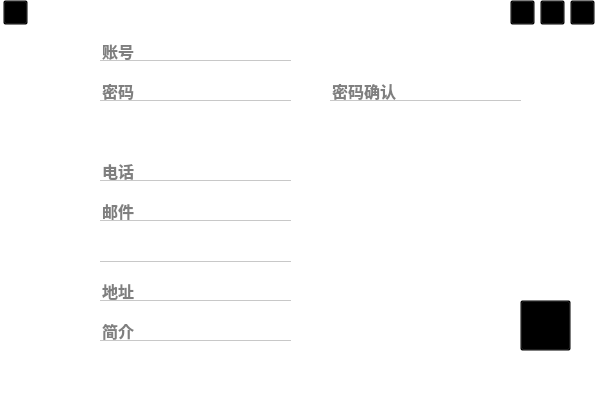
<?xml version="1.0" encoding="UTF-8"?>
<ui version="4.0">
 <class>Signup</class>
 <widget class="QWidget" name="Signup">
  <property name="geometry">
   <rect>
    <x>0</x>
    <y>0</y>
    <width>600</width>
    <height>400</height>
   </rect>
  </property>
  <property name="minimumSize">
   <size>
    <width>600</width>
    <height>400</height>
   </size>
  </property>
  <property name="maximumSize">
   <size>
    <width>600</width>
    <height>400</height>
   </size>
  </property>
  <property name="windowTitle">
   <string>Form</string>
  </property>
  <property name="styleSheet">
   <string notr="true">QWidget
{
	background-color: rgb(255,255,255);
}

QPushButton#xButton
{
	background: transparent;
	border-image: url(:/Image/X.png);
}

QPushButton#minButton
{
	background: transparent;
	border-image: url(:/Image/min.png);
}

QPushButton#settingButton
{
	background: transparent;
	border-image: url(:/Image/setting.png);
}

QPushButton#xButton:hover
{
	background-color: rgba(255, 78, 73, 128);
	border-image: url(:/Image/X 2.png);
}

QPushButton#minButton:hover
{
	background-color: rgba(128, 128, 128, 128);
	border-image: url(:/Image/min 2.png);
}

QPushButton#settingButton:hover
{
	background-color: rgba(128, 128, 128, 128);
	border-image: url(:/Image/setting 2.png);
}

QPushButton#backButton
{
	background: transparent;
	border-image: url(:/Image/arrowleft 2.png);
}

QPushButton#backButton:hover
{
	background-color: rgba(128, 128, 128, 128);
	border-image: url(:/Image/arrowleft.png);
}

QPushButton#confirmButton
{
	background: transparent;
	border-image: url(:/Image/check.png);
}

QLineEdit
{
	background: transparent;
	border: none;
	border-bottom: 1px solid rgb(200, 200, 200);
	font: bold 16px;
}

QLineEdit:hover
{
	border-bottom: 1px solid rgb(255, 255, 255);
}

QLineEdit:focus
{
	border-bottom: 1px solid rgb(150, 249, 255);
}

QLabel#label
{
	background: transparent;
	border-image: url(:/Image/user.png);
}

QLabel#label_2
{
	background: transparent;
	border-image: url(:/Image/gender.png);
}

QLabel#label_3
{
	background: transparent;
	border-image: url(:/Image/locking.png);
}

QLabel#label_4
{
	background: transparent;
	border-image: url(:/Image/phone.png);
}

QLabel#label_5
{
	background: transparent;
	border-image: url(:/Image/work.png);
}

QLabel#label_6
{
	background: transparent;
	border-image: url(:/Image/email.png);
}

QLabel#label_7
{
	background: transparent;
	border-image: url(:/Image/location.png);
}

QLabel#label_8
{
	background: transparent;
	border-image: url(:/Image/edit.png);
}

QRadioButton#radioButton
{
	background: transparent;
	color: white;
}

QRadioButton#radioButton_2
{
	background: transparent;
	color: white;
}

QRadioButton#radioButton_3
{
	background: transparent;
	color: white;
}

QComboBox#workBox
{
	background: transparent;
	border: none;
	border-bottom: 1px solid rgb(200, 200, 200);
	font: bold 16px;
	color: white;
}

QComboBox#workBox:hover
{
	border-bottom: 1px solid rgb(255, 255, 255);
}

QComboBox#workBox:focus
{
	border-bottom: 1px solid rgb(150, 249, 255);
}

QComboBox#workBox::drop-down
{
	min-width: 25px;
	border-image: url(:/Image/down 2.png);
}

QComboBox#workBox::drop-down:hover
{
	border-image: url(:/Image/down.png);
}

QComboBox#workBox::drop-down:checked
{
	border-image: url(:/Image/up.png);
}

QComboBox QAbstractItemView {
	outline: 0px solid rgb(211, 246, 255);   /* 选定项的虚框 */
	border: 1px solid rgb(150, 249, 255);   /* 整个下拉窗体的边框 */
	border-top: 0px;
	background-color: none;   /* 整个下拉窗体的背景色 */
	selection-background-color: rgb(200, 200, 200);   /* 整个下拉窗体被选中项的背景色 */
}</string>
  </property>
  <widget class="QPushButton" name="xButton">
   <property name="geometry">
    <rect>
     <x>570</x>
     <y>0</y>
     <width>25</width>
     <height>25</height>
    </rect>
   </property>
   <property name="styleSheet">
    <string notr="true"/>
   </property>
   <property name="text">
    <string/>
   </property>
  </widget>
  <widget class="QPushButton" name="minButton">
   <property name="geometry">
    <rect>
     <x>540</x>
     <y>0</y>
     <width>25</width>
     <height>25</height>
    </rect>
   </property>
   <property name="text">
    <string/>
   </property>
  </widget>
  <widget class="QLabel" name="labTop">
   <property name="geometry">
    <rect>
     <x>0</x>
     <y>0</y>
     <width>600</width>
     <height>400</height>
    </rect>
   </property>
   <property name="minimumSize">
    <size>
     <width>600</width>
     <height>400</height>
    </size>
   </property>
   <property name="styleSheet">
    <string notr="true"/>
   </property>
   <property name="text">
    <string/>
   </property>
   <property name="pixmap">
    <pixmap resource="src.qrc">:/Image/1.gif</pixmap>
   </property>
   <property name="scaledContents">
    <bool>true</bool>
   </property>
  </widget>
  <widget class="QPushButton" name="settingButton">
   <property name="geometry">
    <rect>
     <x>510</x>
     <y>0</y>
     <width>25</width>
     <height>25</height>
    </rect>
   </property>
   <property name="text">
    <string/>
   </property>
   <property name="iconSize">
    <size>
     <width>16</width>
     <height>16</height>
    </size>
   </property>
  </widget>
  <widget class="QPushButton" name="backButton">
   <property name="geometry">
    <rect>
     <x>3</x>
     <y>0</y>
     <width>25</width>
     <height>25</height>
    </rect>
   </property>
   <property name="text">
    <string/>
   </property>
   <property name="iconSize">
    <size>
     <width>16</width>
     <height>16</height>
    </size>
   </property>
  </widget>
  <widget class="QLabel" name="label">
   <property name="geometry">
    <rect>
     <x>60</x>
     <y>40</y>
     <width>21</width>
     <height>21</height>
    </rect>
   </property>
   <property name="text">
    <string/>
   </property>
  </widget>
  <widget class="QLineEdit" name="lineEdit">
   <property name="geometry">
    <rect>
     <x>100</x>
     <y>40</y>
     <width>191</width>
     <height>21</height>
    </rect>
   </property>
   <property name="placeholderText">
    <string>账号</string>
   </property>
  </widget>
  <widget class="QLabel" name="label_2">
   <property name="geometry">
    <rect>
     <x>60</x>
     <y>120</y>
     <width>21</width>
     <height>21</height>
    </rect>
   </property>
   <property name="text">
    <string/>
   </property>
  </widget>
  <widget class="QLineEdit" name="lineEdit_3">
   <property name="geometry">
    <rect>
     <x>100</x>
     <y>200</y>
     <width>191</width>
     <height>21</height>
    </rect>
   </property>
   <property name="placeholderText">
    <string>邮件</string>
   </property>
  </widget>
  <widget class="QLabel" name="label_3">
   <property name="geometry">
    <rect>
     <x>60</x>
     <y>80</y>
     <width>21</width>
     <height>21</height>
    </rect>
   </property>
   <property name="text">
    <string/>
   </property>
  </widget>
  <widget class="QLineEdit" name="lineEdit_4">
   <property name="geometry">
    <rect>
     <x>100</x>
     <y>160</y>
     <width>191</width>
     <height>21</height>
    </rect>
   </property>
   <property name="placeholderText">
    <string>电话</string>
   </property>
  </widget>
  <widget class="QLabel" name="label_4">
   <property name="geometry">
    <rect>
     <x>60</x>
     <y>160</y>
     <width>21</width>
     <height>21</height>
    </rect>
   </property>
   <property name="text">
    <string/>
   </property>
  </widget>
  <widget class="QLineEdit" name="lineEdit_5">
   <property name="geometry">
    <rect>
     <x>330</x>
     <y>80</y>
     <width>191</width>
     <height>21</height>
    </rect>
   </property>
   <property name="placeholderText">
    <string>密码确认</string>
   </property>
  </widget>
  <widget class="QLabel" name="label_5">
   <property name="geometry">
    <rect>
     <x>60</x>
     <y>240</y>
     <width>21</width>
     <height>21</height>
    </rect>
   </property>
   <property name="text">
    <string/>
   </property>
  </widget>
  <widget class="QLineEdit" name="lineEdit_6">
   <property name="geometry">
    <rect>
     <x>100</x>
     <y>80</y>
     <width>191</width>
     <height>21</height>
    </rect>
   </property>
   <property name="placeholderText">
    <string>密码</string>
   </property>
  </widget>
  <widget class="QLabel" name="label_6">
   <property name="geometry">
    <rect>
     <x>60</x>
     <y>200</y>
     <width>21</width>
     <height>21</height>
    </rect>
   </property>
   <property name="text">
    <string/>
   </property>
  </widget>
  <widget class="QLineEdit" name="lineEdit_7">
   <property name="geometry">
    <rect>
     <x>100</x>
     <y>280</y>
     <width>191</width>
     <height>21</height>
    </rect>
   </property>
   <property name="placeholderText">
    <string>地址</string>
   </property>
  </widget>
  <widget class="QLabel" name="label_7">
   <property name="geometry">
    <rect>
     <x>60</x>
     <y>280</y>
     <width>21</width>
     <height>21</height>
    </rect>
   </property>
   <property name="text">
    <string/>
   </property>
  </widget>
  <widget class="QLineEdit" name="lineEdit_8">
   <property name="geometry">
    <rect>
     <x>100</x>
     <y>320</y>
     <width>191</width>
     <height>21</height>
    </rect>
   </property>
   <property name="placeholderText">
    <string>简介</string>
   </property>
  </widget>
  <widget class="QLabel" name="label_8">
   <property name="geometry">
    <rect>
     <x>60</x>
     <y>320</y>
     <width>21</width>
     <height>21</height>
    </rect>
   </property>
   <property name="text">
    <string/>
   </property>
  </widget>
  <widget class="QRadioButton" name="radioButton">
   <property name="geometry">
    <rect>
     <x>100</x>
     <y>120</y>
     <width>61</width>
     <height>20</height>
    </rect>
   </property>
   <property name="text">
    <string>Male</string>
   </property>
  </widget>
  <widget class="QRadioButton" name="radioButton_2">
   <property name="geometry">
    <rect>
     <x>170</x>
     <y>120</y>
     <width>71</width>
     <height>20</height>
    </rect>
   </property>
   <property name="text">
    <string>Female</string>
   </property>
  </widget>
  <widget class="QRadioButton" name="radioButton_3">
   <property name="geometry">
    <rect>
     <x>250</x>
     <y>120</y>
     <width>81</width>
     <height>20</height>
    </rect>
   </property>
   <property name="text">
    <string>Common</string>
   </property>
  </widget>
  <widget class="QComboBox" name="workBox">
   <property name="geometry">
    <rect>
     <x>100</x>
     <y>230</y>
     <width>191</width>
     <height>32</height>
    </rect>
   </property>
   <property name="editable">
    <bool>true</bool>
   </property>
   <item>
    <property name="text">
     <string/>
    </property>
   </item>
   <item>
    <property name="text">
     <string>学生</string>
    </property>
   </item>
   <item>
    <property name="text">
     <string>教师</string>
    </property>
   </item>
   <item>
    <property name="text">
     <string>公务员</string>
    </property>
   </item>
   <item>
    <property name="text">
     <string>商务</string>
    </property>
   </item>
   <item>
    <property name="text">
     <string>其他</string>
    </property>
   </item>
  </widget>
  <widget class="QPushButton" name="confirmButton">
   <property name="geometry">
    <rect>
     <x>520</x>
     <y>300</y>
     <width>51</width>
     <height>51</height>
    </rect>
   </property>
   <property name="text">
    <string/>
   </property>
  </widget>
  <zorder>labTop</zorder>
  <zorder>settingButton</zorder>
  <zorder>minButton</zorder>
  <zorder>xButton</zorder>
  <zorder>backButton</zorder>
  <zorder>label</zorder>
  <zorder>lineEdit</zorder>
  <zorder>label_2</zorder>
  <zorder>lineEdit_3</zorder>
  <zorder>label_3</zorder>
  <zorder>lineEdit_4</zorder>
  <zorder>label_4</zorder>
  <zorder>lineEdit_5</zorder>
  <zorder>label_5</zorder>
  <zorder>lineEdit_6</zorder>
  <zorder>label_6</zorder>
  <zorder>lineEdit_7</zorder>
  <zorder>label_7</zorder>
  <zorder>lineEdit_8</zorder>
  <zorder>label_8</zorder>
  <zorder>radioButton</zorder>
  <zorder>radioButton_2</zorder>
  <zorder>radioButton_3</zorder>
  <zorder>workBox</zorder>
  <zorder>confirmButton</zorder>
 </widget>
 <resources>
  <include location="src.qrc"/>
 </resources>
 <connections/>
</ui>
